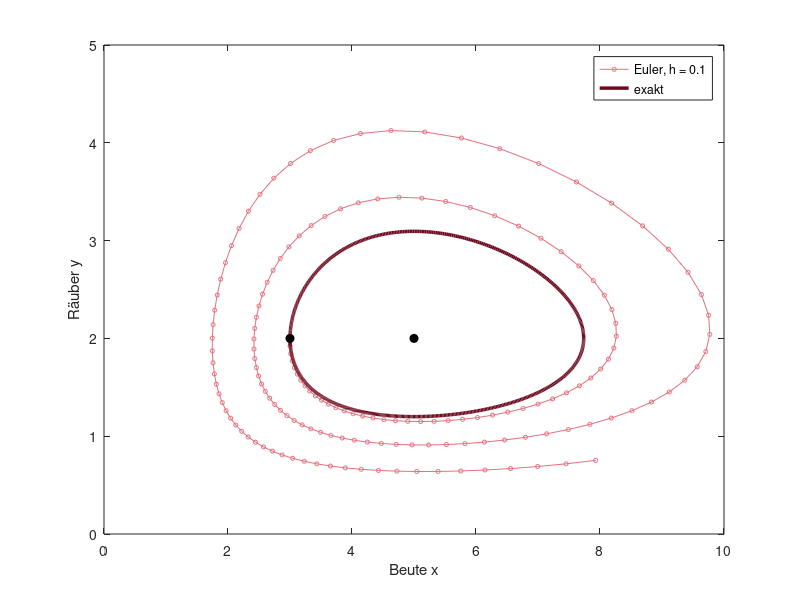

MATLAB code for this plot:
% Abb. 4.7: Euler-Verfahren für das Lotka-Volterra-Modell (Buch, Abschnitt 4.1, Gl. 4.7)
% x_{n+1} = x_n + h (r x_n - c x_n y_n),  y_{n+1} = y_n + h (d x_n y_n - e y_n)  mit h = 0.1; die exakte Bahn ist geschlossen
% (c) 2026 Philipp Kügler · Programm zum Buch „Dynamische Systeme in den Lebenswissenschaften“ · MIT-Lizenz (siehe LICENSE)
r = 1; c = 0.5; d = 0.2; e = 1;
f = @(t, z) [r * z(1) - c * z(1) * z(2); d * z(1) * z(2) - e * z(2)];
h = 0.1; N = 160;
x = zeros(1, N + 1); y = zeros(1, N + 1); x(1) = 3; y(1) = 2;
for n = 1:N
    x(n + 1) = x(n) + h * (r * x(n) - c * x(n) * y(n));
    y(n + 1) = y(n) + h * (d * x(n) * y(n) - e * y(n));
end
opt = odeset('RelTol', 1e-9, 'AbsTol', 1e-11);
[t, z] = ode45(f, linspace(0, 6.5, 651), [3; 2], opt);
H = @(x, y) d * x - e * log(x) + c * y - r * log(y);
fprintf('H exakt (konstant): %.4f\n', H(3, 2));
fprintf('H Euler nach 40, 80, 160 Schritten: %.4f  %.4f  %.4f\n', H(x([41 81 161]), y([41 81 161])));
plot(x, y, '-o', 'Color', [0.89 0.44 0.49], 'MarkerSize', 3); hold on
plot(z(:, 1), z(:, 2), 'Color', [0.43 0.04 0.12], 'LineWidth', 2.5);
plot([3 5], [2 2], 'ko', 'MarkerFaceColor', 'k'); hold off
xlabel('Beute x'); ylabel('Räuber y'); legend('Euler, h = 0.1', 'exakt');
